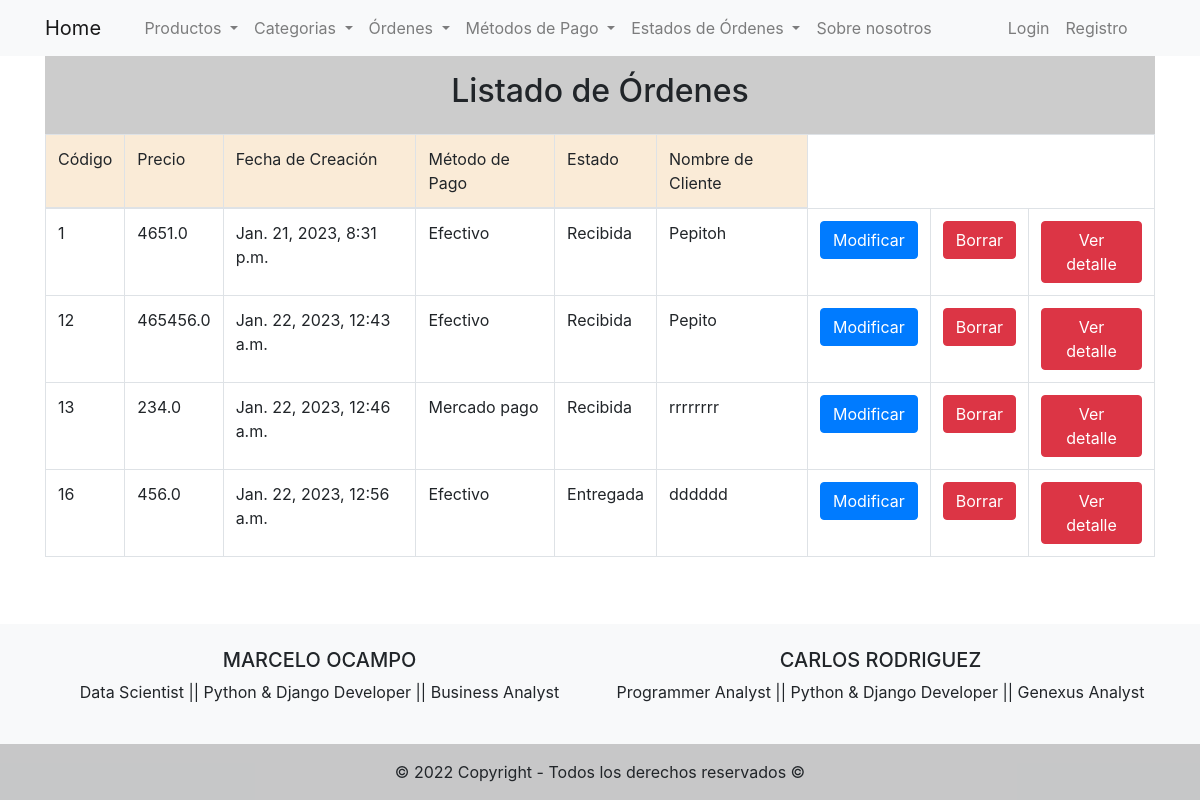
Screenshot of /orders/list-orders/ with the database file from the repository.
### orders/models.py (models this page shows, shortened)
class Orders(models.Model):
    order_code = models.IntegerField(unique=True)
    order_price = models.FloatField()
    creation_time = models.DateTimeField(auto_now_add=True)
    payment_method_short = models.ForeignKey(PaymentMethod, on_delete= models.CASCADE)
    status = models.ForeignKey(OrderStatus, on_delete= models.CASCADE)
    client_name = models.CharField(max_length=100, blank= True)

class PaymentMethod(models.Model):
    payment_method_large = models.CharField(max_length=20, unique=True)
    payment_method_short = models.CharField(max_length=3)
    def __str__(self):
        return self.payment_method_large

class OrderStatus(models.Model):
    status = models.CharField(max_length=20, unique=True)
    def __str__(self):
        return self.status

### orders/views.py (the view)
# urls.py: path('list-orders/', OrdersListView.as_view(), name='list_orders'),
class OrdersListView(ListView):
    model = Orders
    template_name = 'orders/list_orders.html'

### templates/orders/list_orders.html (shortened to what this page needs)
{% extends 'base.html' %}
{% block content %}
  <div class="text-center p-3" style="background-color: rgba(0, 0, 0, 0.2);">
    <h2>Listado de Órdenes</h2>
  </div>
  <table class="table table-bordered">
    <thead style="background-color: antiquewhite;">
      <tr>
        <td>Código</td>
        <td>Precio</td>
        <td>Fecha de Creación</td>
        <td>Método de Pago</td>
        <td>Estado</td>
        <td>Nombre de Cliente</td>
      </tr>
    </thead>
    <tbody>
      {% if object_list %}
        {% for order in object_list %}
          <tr>
            <td>{{order.order_code}}</td>
            <td>{{order.order_price}}</td>
            <td>{{order.creation_time}}</td>
            <td>{{order.payment_method_short}}</td>
            <td>{{order.status}}</td>
            <td>{{order.client_name}}</td>
            <td> <a href="/orders/update-order/{{order.id}}/" class="btn btn-primary">Modificar</a> </td>
            <td> <a href="/orders/delete-order/{{order.id}}/" class="btn btn-danger">Borrar</a> </td>
            <td> <a href="/orders/list-order-items/{{order.id}}/" class="btn btn-danger">Ver detalle</a> </td>
          </tr>
        {% endfor %}
      {% else %}
        <h1>No hay registro de órdenes</h1>
      {% endif %}
    </tbody>
  </table>
{% endblock %}

### templates/base.html (style rules this page uses)
html { width: 100%; height: 100%; margin: 0; }

### rows the page displays
Orders: order_code "1", order_price "4651.0", creation_time "Jan. 21, 2023, 8:31 p.m.", payment_method_short "Efectivo", status "Recibida", client_name "Pepitoh"
Orders: order_code "12", order_price "465456.0", creation_time "Jan. 22, 2023, 12:43 a.m.", payment_method_short "Efectivo", status "Recibida", client_name "Pepito"
Orders: order_code "13", order_price "234.0", creation_time "Jan. 22, 2023, 12:46 a.m.", payment_method_short "Mercado pago", status "Recibida", client_name "rrrrrrrr"
Orders: order_code "16", order_price "456.0", creation_time "Jan. 22, 2023, 12:56 a.m.", payment_method_short "Efectivo", status "Entregada", client_name "dddddd"
